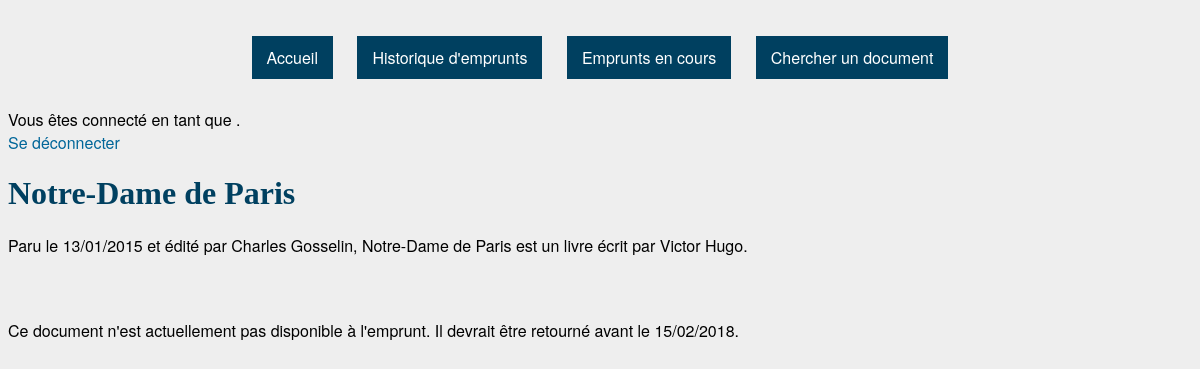
/document.php?id=5, run on the app's committed database.
### tables this page shows
CREATE TABLE `Documents` (
  `ID` int(11) NOT NULL,
  `titre` varchar(50) NOT NULL,
  `type` set('livre','BD','revue','CD','DVD') NOT NULL,
  `éditeur` varchar(20) DEFAULT NULL,
  `collection` varchar(20) DEFAULT NULL,
  `numéro` int(11) DEFAULT NULL,
  `date_publication` date NOT NULL,
  `disponible` tinyint(1) NOT NULL DEFAULT '1'
);

CREATE TABLE `Auteurs` (
  `ID` int(11) NOT NULL,
  `nom` varchar(20) NOT NULL
);

CREATE TABLE `Emprunts` (
  `ID` int(11) NOT NULL,
  `abonné` int(11) NOT NULL,
  `document` int(11) NOT NULL,
  `date_emprunt` date NOT NULL,
  `date_retour_prevue` date NOT NULL
);

### document.php (the view, shortened to what this page needs)
<?php
	include('session.php');
?>
<!DOCTYPE html>
<html>
	<?php
		$doc_id = $_GET['id'];
		$result = mysqli_query($db, " SELECT * FROM Documents WHERE Documents.ID = '$doc_id'") or die (mysql_error());
		$doc = mysqli_fetch_row($result);
		$resultAuteur = mysqli_query($db, "SELECT Auteurs.nom FROM CrééPar, Auteurs WHERE CrééPar.document = '$doc_id' AND CrééPar.auteur = Auteurs.ID");
	?>
	<head>
		<link href="style.css" rel="stylesheet" type="text/css">
	</head>
	<body>
		<?php
		if ($_SESSION['is_admin'])
		{
			include('admin_header.php');
		}
		else
		{
			include('header.php');
		}
		?>
		<h1><?php echo $doc[1]; ?></h1>
		<p>
			<?php
			switch ($doc[2]) {
				case "livre":
					$auteur = mysqli_fetch_row($resultAuteur);
					echo 'Paru le ' . date("d/m/Y", strtotime($doc[6])) . ' et édité par ' . $doc[3] . ', ' . $doc[1] . ' est un livre écrit par ' . $auteur[0] . '.';
				break;
			}
			?>
		</p>
		<p>
			<?php
				if($doc[7])
				{
					echo 'Ce document est actuellement disponible à l\'emprunt.';
				}
				else
				{
					$resultDate = mysqli_query($db, "SELECT date_retour_prevue FROM Emprunts WHERE document = '$doc_id'");
					$date = mysqli_fetch_row($resultDate);
					echo 'Ce document n\'est actuellement pas disponible à l\'emprunt. Il devrait être retourné avant le ' . date("d/m/Y", strtotime($date[0])) . '.';
				}
				?>
		</p>
	</body>
</html>

### style.css (style rules this page uses)
body { background-color: #eeeeee; font-family: "HelveticaNeue-Light", "Helvetica Neue Light", "Helvetica Neue", Helvetica, Arial, "Lucida Grande", sans-serif; font-weight: 500; }
h1, h2, h3, h4, h5, h6 { font-family: Georgia, serif; color: #004060; }

### data on the page
documents: titre "Notre-Dame de Paris", date_publication "13/01/2015", éditeur "Charles Gosselin"
auteurs: nom "Victor Hugo"
emprunts: date_retour_prevue "15/02/2018"
